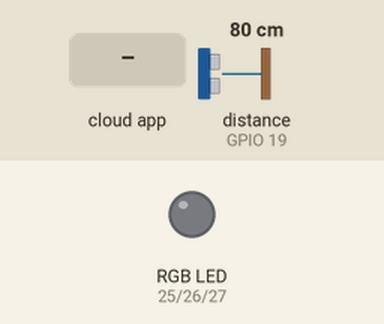
This sketch was run on a simulated ESP32. On the bench: an RGB LED mixed from three pins (HIGH = lit). The inputs (shaded band) are chosen by the test bench; at power-on: distance to the obstacle (sensor on GPIO 19) 80 cm. The echo pulse lasts 58.3 µs per cm; dim RGB values are drawn brighter than linear; WiFi joins after 1.5 s; servers stay silent unless stated; no MQTT or app messages arrive unless stated; pins used as bus, display or sensor lines are not drawn; what the sketch prints to the serial monitor is not drawn.

Above: at 2.7 s.
2.8 s: the phone or cloud app sets botonrgb to ON
At 3.2 s:
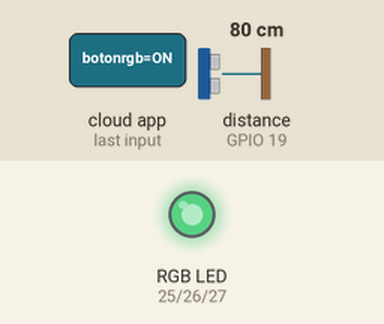
At 6.4 s:
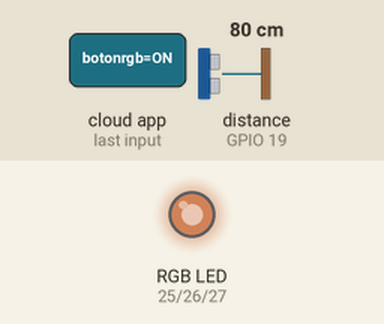
6.7 s: distance to the obstacle (sensor on GPIO 19) set to 33 cm
10.7 s: distance to the obstacle (sensor on GPIO 19) set to 28 cm
12.2 s: distance to the obstacle (sensor on GPIO 19) set to 12 cm
At 16.0 s:
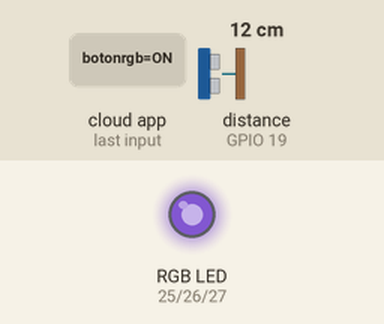
16.2 s: distance to the obstacle (sensor on GPIO 19) set to 9 cm
Timing chart, 0 to 19.2 s (numbered marks = the images above; inputs shaded):
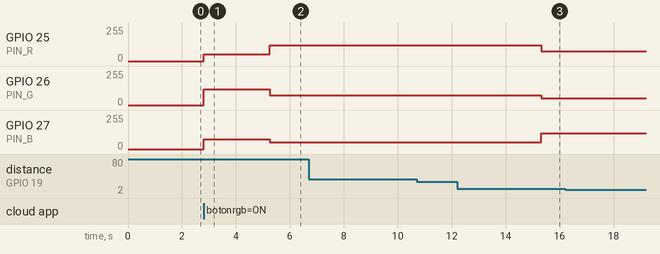

Measured:
- after the input at 2.8 s, GPIO 25 (PIN_R): 0/255 → 50/255 at once, → 120/255 2.4 s later; GPIO 26 (PIN_G): 0/255 → 120/255 at once, → 75/255 2.4 s later; GPIO 27 (PIN_B): 0/255 → 75/255 at once, → 50/255 2.4 s later
- after the input at 6.7 s, every drawn part: stays the same
- after the input at 10.7 s, every drawn part: stays the same
- after the input at 16.2 s, every drawn part: stays the same

The sketch:

Ejercicio2-Labo5-RGB.ino
```cpp
#include <WiFi.h>
#include "Adafruit_MQTT.h"
#include "Adafruit_MQTT_Client.h"

// ---------------------- CONFIGURACIÓN WI-FI ----------------------
#define WLAN_SSID   "ARTEFACTOS"
#define WLAN_PASS   "87654321"

// ---------------------- CONFIGURACIÓN ADAFRUIT IO ----------------------
#define AIO_SERVER      "io.adafruit.com"
#define AIO_SERVERPORT  1883
#define AIO_USERNAME    "kike20"
#define AIO_KEY         ""

// ---------------------- PINES ----------------------
#define TRIG_PIN  18
#define ECHO_PIN  19
#define PIN_R     25
#define PIN_G     26
#define PIN_B     27

// ---------------------- AJUSTES ----------------------
#define RGB_ANODO_COMUN  false
#define PWM_FREQ         5000
#define PWM_RES          8
#define INTERVALO_PUBLICAR_MS 5000
#define DIST_CERCA_CM    10
#define DIST_MEDIA_CM    30

// ---------------------- CLIENTE MQTT Y FEED ----------------------
WiFiClient client;
Adafruit_MQTT_Client mqtt(&client, AIO_SERVER, AIO_SERVERPORT, AIO_USERNAME, AIO_KEY);

// Feeds
Adafruit_MQTT_Publish feedDistancia = Adafruit_MQTT_Publish(&mqtt, AIO_USERNAME "/feeds/distancia");
Adafruit_MQTT_Subscribe feedBoton = Adafruit_MQTT_Subscribe(&mqtt, AIO_USERNAME "/feeds/botonrgb");

// ---------------------- ESTADO ----------------------
float ultimaDistancia = -1;
unsigned long ultimoPublicar = 0;
unsigned long ultimoPing = 0;
bool ledEncendido = false;

// ---------------------- PROTOTIPOS ----------------------
void conectarWiFi();
void conectarMQTT();
float leerDistanciaCm();
float distanciaPromedio(int muestras);
void escribirRGB(uint8_t r, uint8_t g, uint8_t b);
void actualizarLED();

// =====================================================================
void setup() {
  Serial.begin(115200);
  delay(10);

  pinMode(TRIG_PIN, OUTPUT);
  pinMode(ECHO_PIN, INPUT);

  ledcAttach(PIN_R, PWM_FREQ, PWM_RES);
  ledcAttach(PIN_G, PWM_FREQ, PWM_RES);
  ledcAttach(PIN_B, PWM_FREQ, PWM_RES);

  escribirRGB(255, 255, 255);

  conectarWiFi();
  mqtt.subscribe(&feedBoton);
}

// =====================================================================
void loop() {
  conectarMQTT();

  Adafruit_MQTT_Subscribe *sub;

  // Revisar si llegó un comando del botón
  while ((sub = mqtt.readSubscription(200))) {
    if(sub == &feedBoton){
      const char *msg = (char *)feedBoton.lastread;
      ledEncendido = (strcmp(msg, "ON") == 0); // Corregido: strcmp
      Serial.print("Boton LED: ");
      Serial.println(msg);
      actualizarLED(); // Refrescar el estado del LED inmediatamente
    }
  }

  // Leer el ultrasónico y publicar cada cierto tiempo
  if (millis() - ultimoPublicar >= INTERVALO_PUBLICAR_MS) {
    ultimoPublicar = millis();

    float d = distanciaPromedio(5);
    if (d > 0) {
      ultimaDistancia = d;
      Serial.print("Distancia: "); Serial.print(d, 1); Serial.println(" cm");

      if (!feedDistancia.publish(d)) {
        Serial.println("Error al publicar la distancia");
      }
    } else {
      Serial.println("Lectura fuera de rango o sin eco");
    }

    actualizarLED();   // Actualiza el color según la nueva distancia
  }

  // Mantener viva la conexión MQTT (Ping) separado de la publicación
  if (millis() - ultimoPing >= 30000) {
    ultimoPing = millis();
    mqtt.ping();
  }
}

// =====================================================================
//  ULTRASÓNICO HC-SR04
// =====================================================================
float leerDistanciaCm() {
  digitalWrite(TRIG_PIN, LOW);
  delayMicroseconds(2);
  digitalWrite(TRIG_PIN, HIGH);
  delayMicroseconds(10);
  digitalWrite(TRIG_PIN, LOW);

  long duracion = pulseIn(ECHO_PIN, HIGH, 30000);
  if (duracion == 0) return -1;

  float distancia = (0.0343 * duracion) / 2.0;

  if (distancia < 2 || distancia > 100) return -1;
  return distancia;
}

float distanciaPromedio(int muestras) {
  float suma = 0;
  int validas = 0;
  for (int i = 0; i < muestras; i++) {
    float d = leerDistanciaCm();
    if (d > 0) { suma += d; validas++; }
    delay(40);
  }
  return (validas > 0) ? suma / validas : -1;
}

// =====================================================================
//  LED RGB
// =====================================================================
void escribirRGB(uint8_t r, uint8_t g, uint8_t b) {
  // Si el botón virtual está en OFF, forzamos el color a apagado sin recursividad
  if (!ledEncendido) {
    r = 0;
    g = 0;
    b = 0;
  }
  ledcWrite(PIN_R, r);
  ledcWrite(PIN_G, g);
  ledcWrite(PIN_B, b);
}

void actualizarLED() {
  if (ledEncendido == false) {
    escribirRGB(0, 0, 0);
    return;
  }

  if (ultimaDistancia < DIST_CERCA_CM) {
    escribirRGB(50, 120, 75); // Corregido: escribirRGB
  } else if (ultimaDistancia < DIST_MEDIA_CM) {
    escribirRGB(75, 50, 120);
  } else {
    escribirRGB(120, 75, 50);
  }
}

// =====================================================================
//  CONEXIONES
// =====================================================================
void conectarWiFi() {
  Serial.print("Conectando a "); Serial.println(WLAN_SSID);
  WiFi.begin(WLAN_SSID, WLAN_PASS);
  while (WiFi.status() != WL_CONNECTED) {
    delay(500);
    Serial.print(".");
  }
  Serial.println();
  Serial.print("WiFi conectado. IP: "); Serial.println(WiFi.localIP());
}

void conectarMQTT() {
  if (mqtt.connected()) return;

  Serial.print("Conectando a Adafruit IO... ");
  int8_t ret;
  uint8_t intentos = 3;
  while ((ret = mqtt.connect()) != 0) {
    Serial.println(mqtt.connectErrorString(ret));
    Serial.println("Reintentando en 5 segundos...");
    mqtt.disconnect();
    delay(5000);
    if (--intentos == 0) {
      Serial.println("No se pudo conectar. Reiniciando la ESP32...");
      ESP.restart();
    }
  }
  Serial.println("¡Conectado a Adafruit IO!");
}
```
